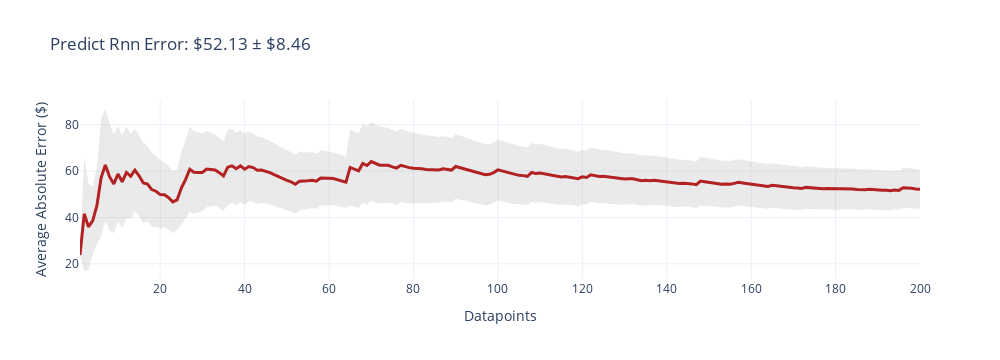
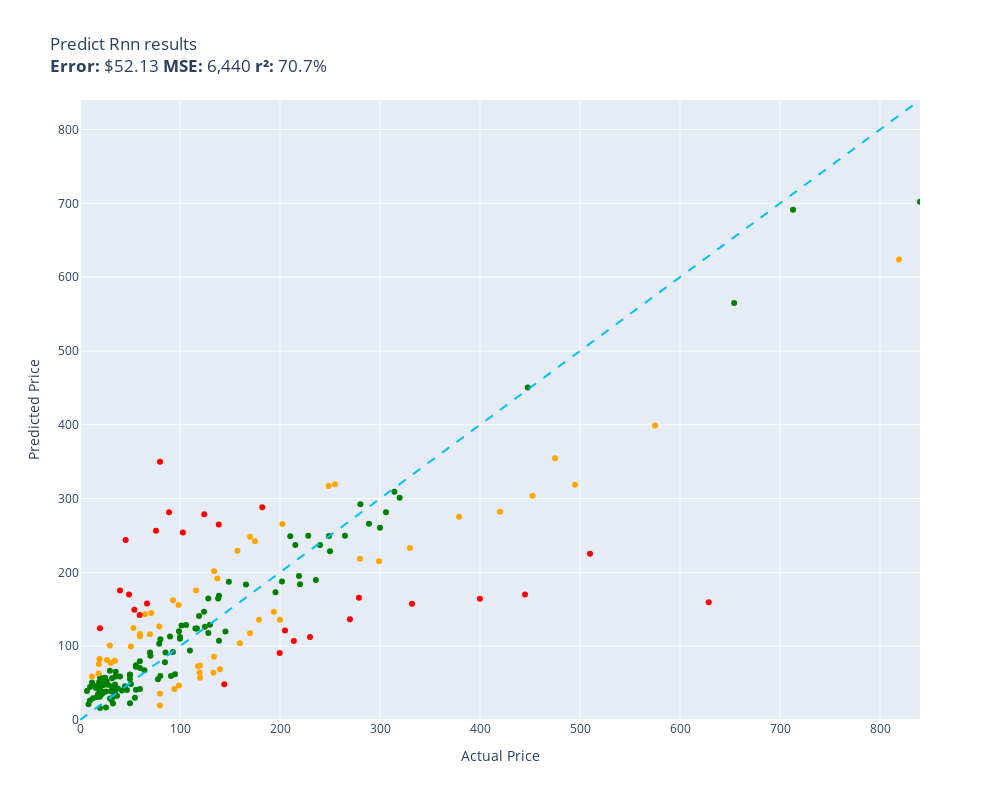

These figures' notebook cell, in order:
### Code cell
evaluate(predict_RNN, test)

### Figure 1 — Plotly figure (JSON) as saved in the notebook; plotly's stock layout.template omitted (floating-point values rounded to 4 significant figures; data arrays with more than 128 entries replaced by an {"elided": "..."} marker saying what was removed)
{"data": [{"fill": "toself", "fillcolor": "rgba(150,150,150,0.2)", "hoverinfo": "skip", "line": {"color": "rgba(0,0,0,0)"}, "type": "scatter", "x": {"elided": "400 int values"}, "y": {"elided": "400 float values"}}, {"customdata": {"elided": "200 float values"}, "hovertemplate": "n=%{x}<br>Avg Error=$%{y:,.2f}<br>±95% CI=$%{customdata:,.2f}<extra></extra>", "line": {"color": "firebrick", "width": 3}, "mode": "lines", "type": "scatter", "x": {"elided": "200 int values"}, "y": {"elided": "200 float values"}}], "layout": {"height": 360, "showlegend": false, "title": {"text": "Predict Rnn Error: $52.13 ± $8.46"}, "width": 1000, "xaxis": {"title": {"text": "Datapoints"}}, "yaxis": {"title": {"text": "Average Absolute Error ($)"}}}}

### Figure 2 — Plotly figure (JSON) as saved in the notebook; plotly's stock layout.template omitted (floating-point values rounded to 4 significant figures)
{"data": [{"customdata": [["Old Blood Noise Excess V2 Distortion Cho...\nGuess=$195.22  Actual=$219.00"], ["NewPower99 Battery Kit for Samsung Galax...\nGuess=$30.22  Actual=$54.95"], ["ACDelco GM Original Equipment FW339 Fron...\nGuess=$237.21  Actual=$215.33"], ["8544771 Dryer Heating Element, 279816 Th...\nGuess=$65.54  Actual=$35.74"], ["Bam France 2002XL Contoured Hightech Bla...\nGuess=$691.22  Actual=$713.00"], ["46mm Digital Pro High-Resolution Close-U...\nGuess=$57.72  Actual=$19.99"], ["Panasonic KX-TG6511B DECT 6.0 PLUS Expan...\nGuess=$103.23  Actual=$79.20"], ["LOVE MEI Galaxy S10 Lite Case, Military ...\nGuess=$41.00  Actual=$32.98"], ["LD Products Compatible Toner Cartridge R...\nGuess=$61.50  Actual=$49.98"], ["APS iBoard 6-inch Aluminum (Black Powder...\nGuess=$248.92  Actual=$210.23"], ["PEMP E65 E66 CDC Simulate Optical Fiber ...\nGuess=$140.88  Actual=$119.00"], ["CORSAIR Dominator Platinum RGB 32GB (2x1...\nGuess=$146.71  Actual=$124.00"], ["HK SYSTEMS 13\" Heavy Duty Black \"Push\" O...\nGuess=$78.37  Actual=$84.95"], ["June Garden 12\" Sweet Dolly Charlotte - ...\nGuess=$44.33  Actual=$19.99"], ["KOMPUTERBAY 4GB 2X 2GB DDR2 1066MHz PC2-...\nGuess=$59.71  Actual=$80.34"], ["Scranton & Co 3 Drawer Mobile File Cabin...\nGuess=$124.04  Actual=$115.35"], ["Task T24287 Roman Ogee Router Bit with 1...\nGuess=$72.13  Actual=$55.88"], ["Southwire 120V/15A Right Angle User Atta...\nGuess=$42.74  Actual=$37.87"], ["Mylites+ Standard Comic Book Mylar Sleev...\nGuess=$47.93  Actual=$34.99"], ["Dakota Alert MURS Alert Probe Sensor - M...\nGuess=$183.80  Actual=$219.99"], ["DALDED LED Light Kit for Lego Sonic Gree...\nGuess=$57.38  Actual=$24.99"], ["152MM Hole Saws M42 Bi-Metal High Speed ...\nGuess=$34.88  Actual=$17.99"], ["Baseball Backpacks Large 18 Inch Bookbag...\nGuess=$45.52  Actual=$31.77"], ["Wenger City Upgrade Laptop Backpack with...\nGuess=$120.01  Actual=$145.42"], ["AUTOFREE LED Tail Lights Assembly Compat...\nGuess=$187.63  Actual=$201.99"], ["Adams Check Payment and Deposit Register...\nGuess=$59.43  Actual=$35.49"], ["3D Tree Hole Branches 075 Stair Risers D...\nGuess=$129.00  Actual=$129.99"], ["Retevis RT68 Soft Earhook Walkie Talkie ...\nGuess=$39.22  Actual=$6.99"], ["Sumerain S1339CM Double Handle Widesprea...\nGuess=$189.66  Actual=$235.86"], ["Webcem Solar Shed Light Outdoor Indoor, ...\nGuess=$55.15  Actual=$77.96"], ["Festool 492370 Platin 2 S1000 Grit 6-Inc...\nGuess=$59.58  Actual=$91.00"], ["Western Digital Enterprise RE4-GP 2TB SA...\nGuess=$94.12  Actual=$109.95"], ["DIMARZIO 204284 DP 163FBK Blues Bucker G...\nGuess=$113.05  Actual=$89.99"], ["VLAND LED Smoked Taillights Compatible F...\nGuess=$237.13  Actual=$239.99"], ["PM Auto Front Right Quick Complete Strut...\nGuess=$126.31  Actual=$124.94"], ["Tablet PC Cover Compatible with Lenovo T...\nGuess=$27.12  Actual=$31.61"], ["Miyaya@ Funny Animal Masks Collection fo...\nGuess=$31.07  Actual=$16.99"], ["Ultra Duster Canned Air Net 10 Oz 6-Pack\nGuess=$61.21  Actual=$49.90"], ["Beck/Arnley 0421945 Air Filter\nGuess=$58.98  Actual=$35.87"], ["IQShield Screen Protector Compatible wit...\nGuess=$26.55  Actual=$9.95"], ["Liberty Imports 12 Pack: US Military Toy...\nGuess=$45.76  Actual=$16.98"], ["Satco S9596, 4 Count (Pack of 1), 4.18\nGuess=$50.89  Actual=$12.00"], ["Ceramic Talavera Mexican Tile 4x4\", 9 Pi...\nGuess=$66.87  Actual=$29.95"], ["Kingston Brass KS269SN Kingston Clawfoot...\nGuess=$281.35  Actual=$305.99"], ["KUNN Small Electrician Tool Pouch Utilit...\nGuess=$38.40  Actual=$21.99"], ["Trim Kit for 2-handle Shower & Tub Valve...\nGuess=$61.88  Actual=$94.99"], ["iPhone 12/12 Pro Nicaragua Guardabarranc...\nGuess=$16.09  Actual=$19.97"], ["Replacement Remote Control for PANASONIC...\nGuess=$38.24  Actual=$34.95"], ["KS K-STORM Replacement Silicone Mushroom...\nGuess=$21.33  Actual=$8.50"], ["Pioneer 2AM401-BN Two Handle Kitchen Fau...\nGuess=$249.52  Actual=$228.22"], ["LSSAGOON Backpack for Women Teen Kids Gi...\nGuess=$32.21  Actual=$33.99"], ["4LT LUMINETTE Vanity Opal GLS BSN\nGuess=$112.38  Actual=$99.99"], ["4pc Wheel Spacers Adapters 4\" (2inch Per...\nGuess=$124.06  Actual=$116.95"], ["GE RPWF SmartWater Comparable Refrigerat...\nGuess=$33.00  Actual=$36.99"], ["Urth 62mm UV, Circular Polarizing (CPL),...\nGuess=$107.32  Actual=$139.00"], ["MGP Caliper Covers 39011SACURD Red Powde...\nGuess=$249.34  Actual=$249.00"], ["Royal Designs, Inc. Decorative Abundant ...\nGuess=$51.76  Actual=$24.95"], ["NewFantasia Replacement Audio Cable with...\nGuess=$38.80  Actual=$31.00"], ["MONOCARBON Forged Carbon Fiber Case for ...\nGuess=$41.84  Actual=$59.99"], ["AC Compressor & A/C Kit For BMW 335i 335...\nGuess=$309.07  Actual=$314.41"], ["DuraGo 29515020 Front Hub Assembly\nGuess=$117.87  Actual=$128.34"], ["MXR Carbon Copy Deluxe Analog Delay Guit...\nGuess=$172.99  Actual=$195.50"], ["Berta (6 Pieces) 1-1/4 inch Overlay, 90 ...\nGuess=$56.86  Actual=$24.66"], ["Chalkboard Name Badges with Magnetic Bac...\nGuess=$31.49  Actual=$19.95"], ["Linkloos Solar Street Lights Outdoor Wat...\nGuess=$74.02  Actual=$55.99"], ["USB Charger, CIVIE High Speed 60W Multip...\nGuess=$43.48  Actual=$15.99"], ["Pyle Wireless Rear View Backup Camera - ...\nGuess=$86.95  Actual=$70.45"], ["Cardone 84-58642 New HEI Electronic Dist...\nGuess=$183.56  Actual=$165.99"], ["Hp Pavilion P7-1257c Motherboard Aahd3-h...\nGuess=$79.59  Actual=$59.86"], ["Kastar Battery Pack Replacement for Sony...\nGuess=$41.45  Actual=$19.99"], ["Auertech Portable Washing Machine, 14lbs...\nGuess=$120.39  Actual=$98.99"], ["New Replacement seat cover fits Yamaha M...\nGuess=$168.20  Actual=$138.95"], ["ECCPP Power Steering Pump for 2009-2010 ...\nGuess=$91.37  Actual=$85.48"], ["AZX Stylus Pencil for Apple iPad Pro 202...\nGuess=$29.27  Actual=$29.99"], ["Raspberry Pi 3 Model B+ Aluminum Case Me...\nGuess=$46.01  Actual=$14.99"], ["Skullcandy Hesh Evo Bluetooth Headphones...\nGuess=$91.53  Actual=$69.99"], ["ROHL WSGUM3018WH Wire Sink Grids, White\nGuess=$164.55  Actual=$128.28"], ["ASUS VY279HE-W 27” 1080P Monitor - White...\nGuess=$164.50  Actual=$138.10"], ["LCD Screen for Dell Inspiron 17R 17.3\" H...\nGuess=$67.38  Actual=$64.37"], ["Music Hall pa15.3 MM/MC Phono Preamplifi...\nGuess=$228.65  Actual=$250.00"], ["Diversitech UC2436-3 Ultralite Condenser...\nGuess=$109.34  Actual=$80.39"], ["CTLAMP XL-2100 Professional Quality XL-2...\nGuess=$56.63  Actual=$32.00"], ["200 ' feet True 14 Gauge AWG CCA Speaker...\nGuess=$45.87  Actual=$44.95"], ["APS iBoard (304 Stainless Steel Polished...\nGuess=$249.51  Actual=$264.95"], ["200 Couples Conversation Cards - Enjoy B...\nGuess=$22.50  Actual=$32.97"], ["The Puppet Company - Carpet-Unicorn, Whi...\nGuess=$41.81  Actual=$19.00"], ["KUNFINE Android Radio CarPlay & Android ...\nGuess=$128.81  Actual=$106.00"], ["KYX Racing Hardened Steel Center Drive S...\nGuess=$40.67  Actual=$46.99"], ["Baumgartens Sicurix Blank PVC ID Cards (...\nGuess=$51.50  Actual=$19.11"], ["OEM Samsung Remote Control Shipped with ...\nGuess=$40.98  Actual=$56.00"], ["Venom Power Terra Hunter R/T+ R/T All-Te...\nGuess=$300.94  Actual=$319.65"], ["Custom Engagement Logo Desk Embosser Sea...\nGuess=$55.70  Actual=$49.95"], ["Audio Techinca ATW-T1002 System 10 Handh...\nGuess=$266.03  Actual=$289.00"], ["520 Pieces Christmas Envelope Seal Stick...\nGuess=$17.00  Actual=$25.99"], ["LD Compatible Ink Cartridge Replacement ...\nGuess=$39.88  Actual=$41.99"], ["BestPricedDecals Wine A BIT, You'll Feel...\nGuess=$29.38  Actual=$12.98"], ["Dell XPS 13 9343-2727SLV 13.3\" Full HD S...\nGuess=$701.98  Actual=$839.99"], ["VATOS 4 Packs Bubble Machine Gun for Kid...\nGuess=$36.85  Actual=$22.88"], ["Steering Wheel, Carbon Fiber Automotive ...\nGuess=$450.34  Actual=$447.74"], ["BXYJY for Samsung Galaxy Z Fold 3 Case w...\nGuess=$22.70  Actual=$49.99"], ["VONADO Space Wars Colonial Viper MK1 Bui...\nGuess=$59.10  Actual=$39.99"], ["Replacement Remote Control fit for Sony ...\nGuess=$44.63  Actual=$9.99"], ["Disney Princess Sparkling Princess Sleep...\nGuess=$56.19  Actual=$24.95"], ["sabermaster TCG Playmat yugioh playmat T...\nGuess=$35.26  Actual=$21.99"], ["Star Wars Die-Cast Metal TITANIUM Series...\nGuess=$47.13  Actual=$22.70"], ["DuraGo BR5330 Front Vented Disc Brake Ro...\nGuess=$128.04  Actual=$101.51"], ["Vinyl Soft Top Roll-up Adjustable Truck ...\nGuess=$187.16  Actual=$148.88"], ["Glovion Music Stand Light, Clip On Piano...\nGuess=$47.62  Actual=$27.99"], ["Blanco 230966 Valea Stainless Steel Sink...\nGuess=$92.14  Actual=$92.88"], ["Empava 24\" Single Wall Ovens 10 Cooking ...\nGuess=$564.89  Actual=$654.14"], ["Think Gizmos Build Your Own Robot Toys f...\nGuess=$48.10  Actual=$24.95"], ["HP Laserjet 2100 Laser Printer W/Test Pr...\nGuess=$260.35  Actual=$299.98"], ["Viola Bow 4/4 Full Size Carbon Fiber (Bl...\nGuess=$61.05  Actual=$49.99"], ["VTech Strum and Jam Kidi Musical Guitar ...\nGuess=$37.26  Actual=$21.99"], ["Fender Hendrix Voodoo Child Coiled Instr...\nGuess=$70.37  Actual=$59.99"], ["W11130208 W10695459 Refrigerator LED Mod...\nGuess=$52.51  Actual=$26.59"], ["STICKGOO Peel and Stick Backsplash for K...\nGuess=$42.09  Actual=$34.99"], ["Fitness Center Gym Room Weight Train Dua...\nGuess=$110.22  Actual=$99.99"], ["For Volvo C70 S70 V70 V40 S40 AC Compres...\nGuess=$292.20  Actual=$280.41"], ["Refresh NSF-53 Premium Replacement Refri...\nGuess=$48.88  Actual=$50.99"], ["NICKSTON Red Sparkling Glitter Slim Band...\nGuess=$38.67  Actual=$25.99"]], "hovertemplate": "%{customdata[0]}<extra></extra>", "legendgroup": "green", "marker": {"color": "green", "size": 6, "symbol": "circle"}, "mode": "markers", "name": "green", "orientation": "v", "showlegend": true, "type": "scatter", "x": [219.0, 54.95, 215.3, 35.74, 713.0, 19.99, 79.2, 32.98, 49.98, 210.2, 119.0, 124.0, 84.95, 19.99, 80.34, 115.3, 55.88, 37.87, 34.99, 220.0, 24.99, 17.99, 31.77, 145.4, 202.0, 35.49, 130.0, 6.99, 235.9, 77.96, 91.0, 110.0, 89.99, 240.0, 124.9, 31.61, 16.99, 49.9, 35.87, 9.95, 16.98, 12.0, 29.95, 306.0, 21.99, 94.99, 19.97, 34.95, 8.5, 228.2, 33.99, 99.99, 117.0, 36.99, 139.0, 249.0, 24.95, 31.0, 59.99, 314.4, 128.3, 195.5, 24.66, 19.95, 55.99, 15.99, 70.45, 166.0, 59.86, 19.99, 98.99, 138.9, 85.48, 29.99, 14.99, 69.99, 128.3, 138.1, 64.37, 250.0, 80.39, 32.0, 44.95, 264.9, 32.97, 19.0, 106.0, 46.99, 19.11, 56.0, 319.6, 49.95, 289.0, 25.99, 41.99, 12.98, 840.0, 22.88, 447.7, 49.99, 39.99, 9.99, 24.95, 21.99, 22.7, 101.5, 148.9, 27.99, 92.88, 654.1, 24.95, 300.0, 49.99, 21.99, 59.99, 26.59, 34.99, 99.99, 280.4, 50.99, 25.99], "xaxis": "x", "y": [195.2, 30.22, 237.2, 65.54, 691.2, 57.72, 103.2, 41.0, 61.5, 248.9, 140.9, 146.7, 78.37, 44.33, 59.71, 124.0, 72.13, 42.74, 47.93, 183.8, 57.38, 34.88, 45.52, 120.0, 187.6, 59.43, 129.0, 39.22, 189.7, 55.15, 59.58, 94.12, 113.1, 237.1, 126.3, 27.12, 31.07, 61.21, 58.98, 26.55, 45.76, 50.89, 66.87, 281.4, 38.4, 61.88, 16.09, 38.24, 21.33, 249.5, 32.21, 112.4, 124.1, 33.0, 107.3, 249.3, 51.76, 38.8, 41.84, 309.1, 117.9, 173.0, 56.86, 31.49, 74.02, 43.48, 86.95, 183.6, 79.59, 41.45, 120.4, 168.2, 91.37, 29.27, 46.01, 91.53, 164.5, 164.5, 67.38, 228.7, 109.3, 56.63, 45.87, 249.5, 22.5, 41.81, 128.8, 40.67, 51.5, 40.98, 300.9, 55.7, 266.0, 17.0, 39.88, 29.38, 702.0, 36.85, 450.3, 22.7, 59.1, 44.63, 56.19, 35.26, 47.13, 128.0, 187.2, 47.62, 92.14, 564.9, 48.1, 260.4, 61.05, 37.26, 70.37, 52.51, 42.09, 110.2, 292.2, 48.88, 38.67], "yaxis": "y"}, {"customdata": [["telpo Headlight Assembly Fit For 15 Camr...\nGuess=$175.36  Actual=$115.99"], ["EXMAX NG-10X Fresnel Lens Focusing Adapt...\nGuess=$116.17  Actual=$69.98"], ["Stand for Raven Pro Document Scanner - P...\nGuess=$101.09  Actual=$29.85"], ["Pump Head TBVECHI 175PSI 4KW 5.5HP 21CFM...\nGuess=$232.96  Actual=$329.90"], ["Metabo HPT 36V MultiVolt™ Cordless Rotar...\nGuess=$275.21  Actual=$379.00"], ["GJY Portable TV,10.6 inch Mini TV for AT...\nGuess=$126.70  Actual=$79.36"], ["Intermatic PX300 12V 300W Transformer wi...\nGuess=$85.86  Actual=$134.00"], ["SKB iSeries 3i-13096-6KP Case for BlackM...\nGuess=$242.30  Actual=$174.99"], ["DEWALT 20V MAX* XR Impact Driver with Bl...\nGuess=$303.88  Actual=$452.53"], ["Mini PC, Kinupute Desktop Computer E3-12...\nGuess=$318.60  Actual=$495.00"], ["Aolemi Oil Rubbed Bronze Single Function...\nGuess=$155.71  Actual=$98.65"], ["Clementoni 39132.5 Jigsaw Puzzle 1,000 P...\nGuess=$19.68  Actual=$79.95"], ["Deco Mount Pro Tripod Microphone Stand w...\nGuess=$113.33  Actual=$59.95"], ["GanFindX Portable Car Hand Controls for ...\nGuess=$103.87  Actual=$159.90"], ["Canon EOS Rebel T7 Digital SLR Camera wi...\nGuess=$623.89  Actual=$819.00"], ["15\" Locking Shower Head Extension Arm in...\nGuess=$36.06  Actual=$79.95"], ["Tidal Front + Rear Fender Flares 4PC Poc...\nGuess=$319.38  Actual=$254.99"], ["KOHLER 18865-CP Filtered Water Faucet, P...\nGuess=$354.52  Actual=$475.00"], ["Fjallraven, Kanken Laptop 15\" Backpack f...\nGuess=$64.41  Actual=$119.65"], ["Projector, CRAZVIEW Projector with WiFi ...\nGuess=$124.72  Actual=$53.40"], ["Diversitech WG840585 Motor, (Ddb) 1/3Hp,...\nGuess=$201.38  Actual=$134.12"], ["Evan-Fischer Front Bumper Cover Compatib...\nGuess=$265.57  Actual=$202.38"], ["Laisomeke Waterproof Junction Box, Unive...\nGuess=$59.10  Actual=$11.99"], ["Trail Gear Twin Stick Kit for Top Shift ...\nGuess=$218.44  Actual=$279.92"], ["Engine Thermostat, Replace 19301-PAA-306...\nGuess=$75.78  Actual=$18.89"], ["Neporal Full Spectrum Light Bulb, 6000K ...\nGuess=$63.03  Actual=$18.59"], ["Pidoko Kids Train Table, Grey with 90 Pc...\nGuess=$57.21  Actual=$119.97"], ["Marvel Legends Series X-Men 6-Inch Archa...\nGuess=$46.78  Actual=$98.95"], ["Intrepid International Dressage Letters-...\nGuess=$81.14  Actual=$26.99"], ["LEGO Marvel Avengers War Machine Buster ...\nGuess=$116.53  Actual=$59.95"], ["EMART Photography C Stand with Boom Arm,...\nGuess=$73.72  Actual=$119.99"], ["Grey Pneumatic 1311SD Impact Socket Set\nGuess=$229.32  Actual=$157.43"], ["Walker Exhaust Ultra EPA 16478 Direct Fi...\nGuess=$398.87  Actual=$574.99"], ["LSI Broadcom SAS 9300-8i 8-port 12Gb/s S...\nGuess=$72.73  Actual=$118.00"], ["Mikrotik RB3011UIAS-RM RouterBOARD 10xGi...\nGuess=$215.18  Actual=$299.00"], ["Wilkinson LOW GAUSS Vintage Tone Strat S...\nGuess=$77.25  Actual=$30.93"], ["Ibanez M510OVS Acoustic Mandolin in Vint...\nGuess=$248.39  Actual=$169.99"], ["Universal Power Group 12V 100Ah Sealed L...\nGuess=$135.97  Actual=$199.99"], ["18 Inch White Undermount Kitchen Sink - ...\nGuess=$135.79  Actual=$179.00"], ["Amana Tool - SC587 Carbide Tipped 3-Wing...\nGuess=$144.85  Actual=$71.23"], ["Evan Fischer Radiator Cooling Fan Assemb...\nGuess=$191.69  Actual=$137.34"], ["UPR Mach 1 Chin Spoiler Fits 94-98 Musta...\nGuess=$143.14  Actual=$64.99"], ["Lorell Bell Chair Glide, 2.5\", Black\nGuess=$82.77  Actual=$19.50"], ["4 Inches Rolled Muffler Tip Catback Exha...\nGuess=$146.73  Actual=$193.88"], ["StonKraft Brass Chess Board Game Set wit...\nGuess=$68.60  Actual=$140.00"], ["Pacific Drums PDCM1618TTRB 16 x 18 Inche...\nGuess=$282.17  Actual=$419.99"], ["Samsung DA97-07603B Freezer Ice Maker As...\nGuess=$162.21  Actual=$93.02"], ["Intex River Run Connect Lounge (Four)\nGuess=$42.16  Actual=$94.49"], ["PowerSport Front Rear Brakes and Rotors ...\nGuess=$316.92  Actual=$248.51"], ["Targus CityGear Durable Backpack, Black,...\nGuess=$64.12  Actual=$133.43"], ["Jada Toys Ryan's World Combo Panda Airli...\nGuess=$80.34  Actual=$34.94"], ["Pyle 2x120 Watt Home Audio Speaker Power...\nGuess=$99.58  Actual=$50.92"], ["Xiaomi Redmi 10 2022 NFC 4G LTE (128GB +...\nGuess=$117.64  Actual=$169.99"]], "hovertemplate": "%{customdata[0]}<extra></extra>", "legendgroup": "orange", "marker": {"color": "orange", "size": 6, "symbol": "circle"}, "mode": "markers", "name": "orange", "orientation": "v", "showlegend": true, "type": "scatter", "x": [116.0, 69.98, 29.85, 329.9, 379.0, 79.36, 134.0, 175.0, 452.5, 495.0, 98.65, 79.95, 59.95, 159.9, 819.0, 79.95, 255.0, 475.0, 119.7, 53.4, 134.1, 202.4, 11.99, 279.9, 18.89, 18.59, 120.0, 98.95, 26.99, 59.95, 120.0, 157.4, 575.0, 118.0, 299.0, 30.93, 170.0, 200.0, 179.0, 71.23, 137.3, 64.99, 19.5, 193.9, 140.0, 420.0, 93.02, 94.49, 248.5, 133.4, 34.94, 50.92, 170.0], "xaxis": "x", "y": [175.4, 116.2, 101.1, 233.0, 275.2, 126.7, 85.86, 242.3, 303.9, 318.6, 155.7, 19.68, 113.3, 103.9, 623.9, 36.06, 319.4, 354.5, 64.41, 124.7, 201.4, 265.6, 59.1, 218.4, 75.78, 63.03, 57.21, 46.78, 81.14, 116.5, 73.72, 229.3, 398.9, 72.73, 215.2, 77.25, 248.4, 136.0, 135.8, 144.9, 191.7, 143.1, 82.77, 146.7, 68.6, 282.2, 162.2, 42.16, 316.9, 64.12, 80.34, 99.58, 117.6], "yaxis": "y"}, {"customdata": [["RBC12-UPC Replacement Battery Cartridge ...\nGuess=$112.48  Actual=$229.99"], ["SuppliesOutlet Compatible Toner Cartridg...\nGuess=$48.44  Actual=$144.29"], ["Innovative Percussion CB-6 Chamois Bass ...\nGuess=$149.29  Actual=$54.32"], ["Bam Trekking 3027SB Single Black Clarine...\nGuess=$157.39  Actual=$332.00"], ["10GBase-LR SFP+ Transceiver, Handar 10GB...\nGuess=$124.41  Actual=$19.99"], ["Evergreen HSHB2005 Cylinder Head Gasket ...\nGuess=$142.21  Actual=$59.69"], ["Travelpro Platinum Elite Slim Business L...\nGuess=$107.07  Actual=$213.83"], ["JRready ST6313 DT Deutsch Connector Kit,...\nGuess=$90.83  Actual=$199.68"], ["MC: Pindicator (Dual Intensity Amber)\nGuess=$175.28  Actual=$40.00"], ["Poison Spyder 10-08-020 Rocker Knocker\nGuess=$159.39  Actual=$628.76"], ["Lighted Triangle Mirror Cabinet Bathroom...\nGuess=$169.90  Actual=$445.00"], ["BESTILL Wall Mounted Shower Faucet Set, ...\nGuess=$256.48  Actual=$76.00"], ["Dell Optiplex 390 Desktop Computer i3 3....\nGuess=$278.90  Actual=$124.27"], ["ANZO USA 111207 GMC SIERRA 99-06 / YUKON...\nGuess=$288.09  Actual=$182.28"], ["KOHLER K-1185540-CP Assembly-Slider\nGuess=$243.82  Actual=$45.67"], ["Aeromotive 13304 Regulator, X1 Adjustabl...\nGuess=$136.67  Actual=$269.95"], ["Canon Sure Shot 90u 35mm Date Camera\nGuess=$164.17  Actual=$399.89"], ["GENUINE VOLVO THERMOSTAT (3.0, 3.2) S60 ...\nGuess=$253.96  Actual=$102.85"], ["CradlePoint Compact Broadband Router (CB...\nGuess=$281.58  Actual=$89.00"], ["SP Air Corporation SP-8102BU 1/4-Inch He...\nGuess=$121.34  Actual=$204.99"], ["Competition Clutch Disc and Pressure Pla...\nGuess=$225.17  Actual=$510.00"], ["VIPMOTOZ Sequential Turn Signal Premium ...\nGuess=$165.57  Actual=$278.94"], ["A-Premium Front Suspension Steering Knuc...\nGuess=$170.16  Actual=$48.99"], ["KZ ZS10 Pro in Ear Monitor Headphone KZ ...\nGuess=$157.98  Actual=$66.99"], ["Garmin 010-12402-10 GT15M-TM Transom-Mou...\nGuess=$265.03  Actual=$138.74"], ["MonMount Triple Monitor Stand Freestandi...\nGuess=$349.77  Actual=$79.99"]], "hovertemplate": "%{customdata[0]}<extra></extra>", "legendgroup": "red", "marker": {"color": "red", "size": 6, "symbol": "circle"}, "mode": "markers", "name": "red", "orientation": "v", "showlegend": true, "type": "scatter", "x": [230.0, 144.3, 54.32, 332.0, 19.99, 59.69, 213.8, 199.7, 40.0, 628.8, 445.0, 76.0, 124.3, 182.3, 45.67, 269.9, 399.9, 102.8, 89.0, 205.0, 510.0, 278.9, 48.99, 66.99, 138.7, 79.99], "xaxis": "x", "y": [112.5, 48.44, 149.3, 157.4, 124.4, 142.2, 107.1, 90.83, 175.3, 159.4, 169.9, 256.5, 278.9, 288.1, 243.8, 136.7, 164.2, 254.0, 281.6, 121.3, 225.2, 165.6, 170.2, 158.0, 265.0, 349.8], "yaxis": "y"}, {"hoverinfo": "skip", "line": {"color": "deepskyblue", "dash": "dash"}, "mode": "lines", "showlegend": false, "type": "scatter", "x": [0, 840.0], "y": [0, 840.0]}], "layout": {"height": 800, "legend": {"title": {"text": "color"}, "tracegroupgap": 0}, "showlegend": false, "title": {"text": "Predict Rnn results<br><b>Error:</b> $52.13 <b>MSE:</b> 6,440 <b>r²:</b> 70.7%"}, "width": 1000, "xaxis": {"anchor": "y", "domain": [0, 1], "range": [0, 840.0], "title": {"text": "Actual Price"}}, "yaxis": {"anchor": "x", "domain": [0, 1], "range": [0, 840.0], "title": {"text": "Predicted Price"}}}}
